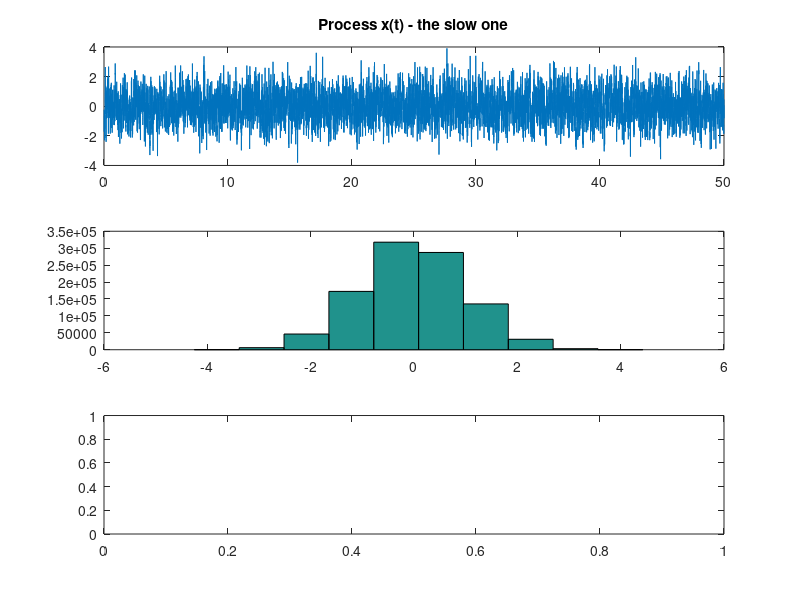

Here is the MATLAB script that generated this plot: (Note: this script raises an error after producing the figure.)
%% Simulates a 2D Ornstein-Ulenbeck process. This is equivalent to two independent OU processes x(t) and y(t) that are linearly combined to z(t).

% Parameters
tauFast =1; % s
tauSlow = 1; % s

sigmax = 1; %nm
sigmay = 1; %nm

%% time loop

% timestep and max run time
dt = 0.005*tauFast;
ntMax = 1000*ceil(5e0*tauSlow/dt);

% variable for data storage
xyArray = zeros(ntMax,2);

% initial condition
xy = [0;0];

% Euler-Maruyama
for nt=1:ntMax
    
    xy = xy - 1./[tauSlow; tauFast].*xy*dt + ([sigmax; sigmay]./(sqrt([tauSlow; tauFast])))*sqrt(2*dt).*randn(2,1);
    
    xyArray(nt,:) = xy';
    
end % finished time loop


%% plot and analyze

% variables to specify autocorrelation function's "horizontal axis" (i.e.,
% which deltat's to find alpha at). 

ideltaTauMax  = floor(1e-5/dt);
ideltaTauSkip = 5e1;

ideltaTauArray = 1:ideltaTauSkip:ideltaTauMax;
deltaTauArray = ideltaTauArray*dt;

%% -------- process x -------- 
figure(21); clf; 

% plot time series
subplot(3,1,1); hold on; box on;
title('Process x(t) - the slow one');
variableToPlot = xyArray(1:100:end,1);
plot(dt*(1:(numel(variableToPlot))),variableToPlot);

% plot stationary distribution
subplot(3,1,2); hold on; box on;
hist(xyArray(:,1));

std(xyArray(:,1))


% %% autocorrelation
% alpha_x   = autocorr(xyArray(:,1),  ideltaTauArray);
%%

subplot(3,1,3); hold on; box on;
plot(deltaTauArray,alpha_x);
plot(deltaTauArray,0*deltaTauArray,'-k');

%% -------- process y --------
figure(22); clf; 

% plot time series
subplot(3,1,1); hold on; box on;
title('Process y(t) - the fast one');
variableToPlot = xyArray(1:100:end,2);
plot(dt*(1:(numel(variableToPlot))),variableToPlot);

% plot stationary distribution
subplot(3,1,2); hold on; box on;
hist(xyArray(:,2));

std(xyArray(:,2))

% %% autocorrelation
% alpha_y   = autocorr(xyArray(:,2),  ideltaTauArray);

%%
subplot(3,1,3); hold on; box on;
plot(deltaTauArray,alpha_y);
plot(deltaTauArray,0*deltaTauArray,'-k');

%% -------- transformed process --------

c = 0.5; % mixture variable

z = c*xyArray(:,1) + (1-c)*xyArray(:,2);

figure(23); clf; 

% plot time series
subplot(3,1,1); hold on; box on;
title('Transformed process z(t) - the composite one')
variableToPlot = z(1:100:end);
plot(dt*(1:(numel(variableToPlot))),variableToPlot);

% plot stationary distribution
subplot(3,1,2); hold on; box on;
hist(z);

%% autocorrelation
alpha_z   = autocorrelation(z,  ideltaTauArray);

%% 
subplot(3,1,3); hold on; box on;
plot(deltaTauArray,alpha_z, '-b');

% two-component autocorrelation ansatz

c2 = 0.98;

alpha_twoComponent = (1-c2)*exp(-deltaTauArray/tauFast) + c2*exp(-deltaTauArray/tauSlow);

plot(deltaTauArray,alpha_twoComponent, '-r');
%plot(deltaTauArray,0*deltaTauArray,'-k');


legend('From OU simulation', 'Ansatz')

plot(deltaTauArray,0*deltaTauArray,'-k');

